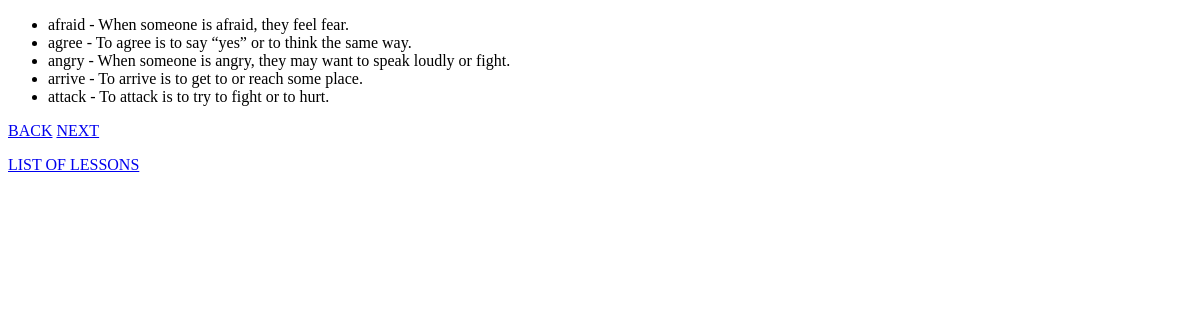
Before: /learn/words1 with the older database file.
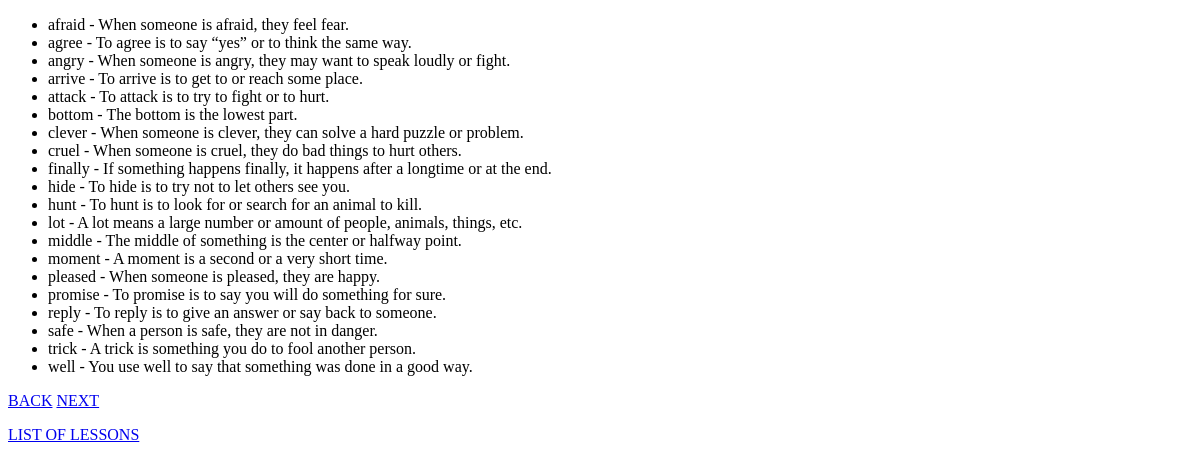
After: the same page with the newer database file.
### learn/models.py (models this page shows)
class Dictionary(models.Model):
    word = models.CharField(max_length=20)
    definition = models.CharField(max_length=200)

### learn/views.py (the view)
# urls.py: path("words<int:id>", views.words, name="words"),
def words(request, id):
    lesson = Lessons.objects.get(id=id)
    list = Dictionary.objects.filter(id__gte=id*20-19, id__lte=id*20)
    template = loader.get_template("learn/words.html")
    context = {
        "lesson": lesson,
        "list": list,
    }
    return HttpResponse(template.render(context, request))

### learn/templates/learn/words.html
{% extends "learn/sample.html" %}
{% block content %}
<ul>
{% for x in list %}
    <li>{{ x.word }} - {{ x.definition }}</li>
{% endfor %}
</ul>
    <a href="{% url 'intro' lesson.id %}">BACK</a>
    <a href="{% url 'reading' lesson.id %}">NEXT</a>
    <p><a href="{% url 'index' %}">LIST OF LESSONS</a></p>
{% endblock %}

Changed rows visible on the page:
added Dictionary: word "bottom", definition "The bottom is the lowest part."
added Dictionary: word "clever", definition "When someone is clever, they can solve a hard puzzle or problem."
added Dictionary: word "cruel", definition "When someone is cruel, they do bad things to hurt others."
added Dictionary: word "finally", definition "If something happens finally, it happens after a longtime or at the end."
added Dictionary: word "hide", definition "To hide is to try not to let others see you."
added Dictionary: word "hunt", definition "To hunt is to look for or search for an animal to kill."
added Dictionary: word "lot", definition "A lot means a large number or amount of people, animals, things, etc."
added Dictionary: word "middle", definition "The middle of something is the center or halfway point."
added Dictionary: word "moment", definition "A moment is a second or a very short time."
added Dictionary: word "pleased", definition "When someone is pleased, they are happy."
added Dictionary: word "promise", definition "To promise is to say you will do something for sure."
added Dictionary: word "reply", definition "To reply is to give an answer or say back to someone."
added Dictionary: word "safe", definition "When a person is safe, they are not in danger."
added Dictionary: word "trick", definition "A trick is something you do to fool another person."
added Dictionary: word "well", definition "You use well to say that something was done in a good way."
